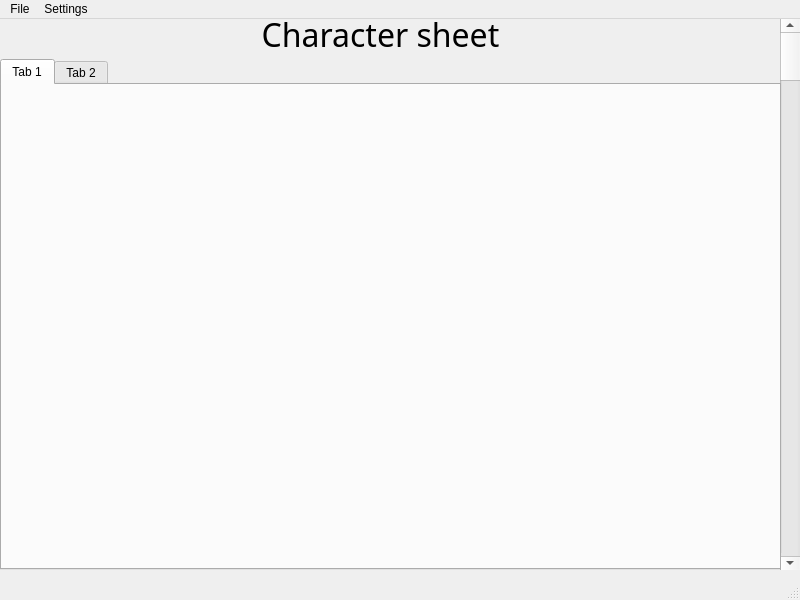
<?xml version="1.0" encoding="UTF-8"?>
<ui version="4.0">
 <class>MainWindow</class>
 <widget class="QMainWindow" name="MainWindow">
  <property name="geometry">
   <rect>
    <x>0</x>
    <y>0</y>
    <width>800</width>
    <height>600</height>
   </rect>
  </property>
  <property name="windowTitle">
   <string>MainWindow</string>
  </property>
  <widget class="QWidget" name="centralwidget">
   <widget class="QScrollBar" name="verticalScrollBar">
    <property name="geometry">
     <rect>
      <x>780</x>
      <y>0</y>
      <width>20</width>
      <height>551</height>
     </rect>
    </property>
    <property name="orientation">
     <enum>Qt::Vertical</enum>
    </property>
   </widget>
   <widget class="QLabel" name="label">
    <property name="geometry">
     <rect>
      <x>250</x>
      <y>0</y>
      <width>261</width>
      <height>31</height>
     </rect>
    </property>
    <property name="font">
     <font>
      <family>Forte</family>
      <pointsize>24</pointsize>
     </font>
    </property>
    <property name="text">
     <string>Character sheet</string>
    </property>
    <property name="alignment">
     <set>Qt::AlignCenter</set>
    </property>
   </widget>
   <widget class="QTabWidget" name="tabWidget">
    <property name="geometry">
     <rect>
      <x>0</x>
      <y>40</y>
      <width>781</width>
      <height>511</height>
     </rect>
    </property>
    <property name="currentIndex">
     <number>0</number>
    </property>
    <widget class="QWidget" name="tab">
     <attribute name="title">
      <string>Tab 1</string>
     </attribute>
    </widget>
    <widget class="QWidget" name="tab_2">
     <attribute name="title">
      <string>Tab 2</string>
     </attribute>
    </widget>
   </widget>
  </widget>
  <widget class="QMenuBar" name="menubar">
   <property name="geometry">
    <rect>
     <x>0</x>
     <y>0</y>
     <width>800</width>
     <height>21</height>
    </rect>
   </property>
   <widget class="QMenu" name="menuFile">
    <property name="title">
     <string>File</string>
    </property>
    <addaction name="actionSelect_file"/>
   </widget>
   <widget class="QMenu" name="menuTheme">
    <property name="title">
     <string>Settings</string>
    </property>
    <addaction name="actionLight_theme_2"/>
    <addaction name="actionDark_theme_2"/>
   </widget>
   <addaction name="menuFile"/>
   <addaction name="menuTheme"/>
  </widget>
  <widget class="QStatusBar" name="statusbar"/>
  <action name="actionSelect_file">
   <property name="text">
    <string>Select file</string>
   </property>
  </action>
  <action name="actionLight_theme_2">
   <property name="checkable">
    <bool>true</bool>
   </property>
   <property name="text">
    <string>Light theme</string>
   </property>
  </action>
  <action name="actionLight_theme">
   <property name="text">
    <string>Light theme</string>
   </property>
  </action>
  <action name="actionDark_theme_2">
   <property name="checkable">
    <bool>true</bool>
   </property>
   <property name="text">
    <string>Dark theme</string>
   </property>
  </action>
 </widget>
 <resources/>
 <connections/>
</ui>
